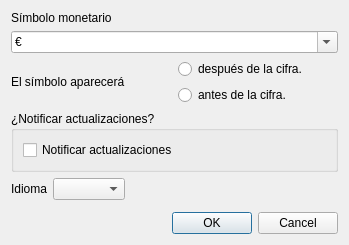
<?xml version="1.0" encoding="UTF-8"?>
<ui version="4.0">
 <class>Config</class>
 <widget class="QWidget" name="Config">
  <property name="geometry">
   <rect>
    <x>0</x>
    <y>0</y>
    <width>349</width>
    <height>245</height>
   </rect>
  </property>
  <property name="minimumSize">
   <size>
    <width>258</width>
    <height>0</height>
   </size>
  </property>
  <property name="windowTitle">
   <string>Form</string>
  </property>
  <layout class="QVBoxLayout" name="verticalLayout">
   <item>
    <widget class="QLabel" name="label">
     <property name="text">
      <string>Símbolo monetario</string>
     </property>
    </widget>
   </item>
   <item>
    <widget class="QComboBox" name="comboBox">
     <property name="editable">
      <bool>true</bool>
     </property>
     <item>
      <property name="text">
       <string>€</string>
      </property>
     </item>
     <item>
      <property name="text">
       <string>$</string>
      </property>
     </item>
     <item>
      <property name="text">
       <string>£</string>
      </property>
     </item>
    </widget>
   </item>
   <item>
    <layout class="QHBoxLayout" name="horizontalLayout">
     <item>
      <widget class="QLabel" name="label_2">
       <property name="text">
        <string>El símbolo aparecerá</string>
       </property>
      </widget>
     </item>
     <item>
      <layout class="QVBoxLayout" name="verticalLayout_2">
       <item>
        <widget class="QRadioButton" name="afterRd">
         <property name="toolTip">
          <string>&lt;html&gt;&lt;head/&gt;&lt;body&gt;&lt;p&gt;Por ejemplo: 50€&lt;/p&gt;&lt;/body&gt;&lt;/html&gt;</string>
         </property>
         <property name="text">
          <string>después de la cifra.</string>
         </property>
        </widget>
       </item>
       <item>
        <widget class="QRadioButton" name="beforeRd">
         <property name="toolTip">
          <string>&lt;html&gt;&lt;head/&gt;&lt;body&gt;&lt;p&gt;Por ejemplo: $50&lt;/p&gt;&lt;/body&gt;&lt;/html&gt;</string>
         </property>
         <property name="text">
          <string>antes de la cifra.</string>
         </property>
        </widget>
       </item>
      </layout>
     </item>
    </layout>
   </item>
   <item>
    <widget class="QGroupBox" name="groupBox">
     <property name="title">
      <string>¿Notificar actualizaciones?</string>
     </property>
     <layout class="QVBoxLayout" name="verticalLayout_3">
      <item>
       <widget class="QCheckBox" name="updatesEnabled">
        <property name="text">
         <string>Notificar actualizaciones</string>
        </property>
       </widget>
      </item>
     </layout>
    </widget>
   </item>
   <item>
    <layout class="QHBoxLayout" name="horizontalLayout_2">
     <item>
      <widget class="QLabel" name="label_3">
       <property name="sizePolicy">
        <sizepolicy hsizetype="Maximum" vsizetype="Preferred">
         <horstretch>0</horstretch>
         <verstretch>0</verstretch>
        </sizepolicy>
       </property>
       <property name="text">
        <string>Idioma</string>
       </property>
      </widget>
     </item>
     <item>
      <widget class="QComboBox" name="language">
       <property name="sizePolicy">
        <sizepolicy hsizetype="Maximum" vsizetype="Fixed">
         <horstretch>0</horstretch>
         <verstretch>0</verstretch>
        </sizepolicy>
       </property>
      </widget>
     </item>
     <item>
      <spacer name="horizontalSpacer">
       <property name="orientation">
        <enum>Qt::Horizontal</enum>
       </property>
       <property name="sizeHint" stdset="0">
        <size>
         <width>40</width>
         <height>20</height>
        </size>
       </property>
      </spacer>
     </item>
    </layout>
   </item>
   <item>
    <spacer name="verticalSpacer">
     <property name="orientation">
      <enum>Qt::Vertical</enum>
     </property>
     <property name="sizeHint" stdset="0">
      <size>
       <width>20</width>
       <height>40</height>
      </size>
     </property>
    </spacer>
   </item>
   <item>
    <widget class="QDialogButtonBox" name="buttons">
     <property name="standardButtons">
      <set>QDialogButtonBox::Cancel|QDialogButtonBox::Ok</set>
     </property>
    </widget>
   </item>
  </layout>
 </widget>
 <resources/>
 <connections>
  <connection>
   <sender>buttons</sender>
   <signal>rejected()</signal>
   <receiver>Config</receiver>
   <slot>close()</slot>
   <hints>
    <hint type="sourcelabel">
     <x>128</x>
     <y>178</y>
    </hint>
    <hint type="destinationlabel">
     <x>128</x>
     <y>99</y>
    </hint>
   </hints>
  </connection>
 </connections>
</ui>
